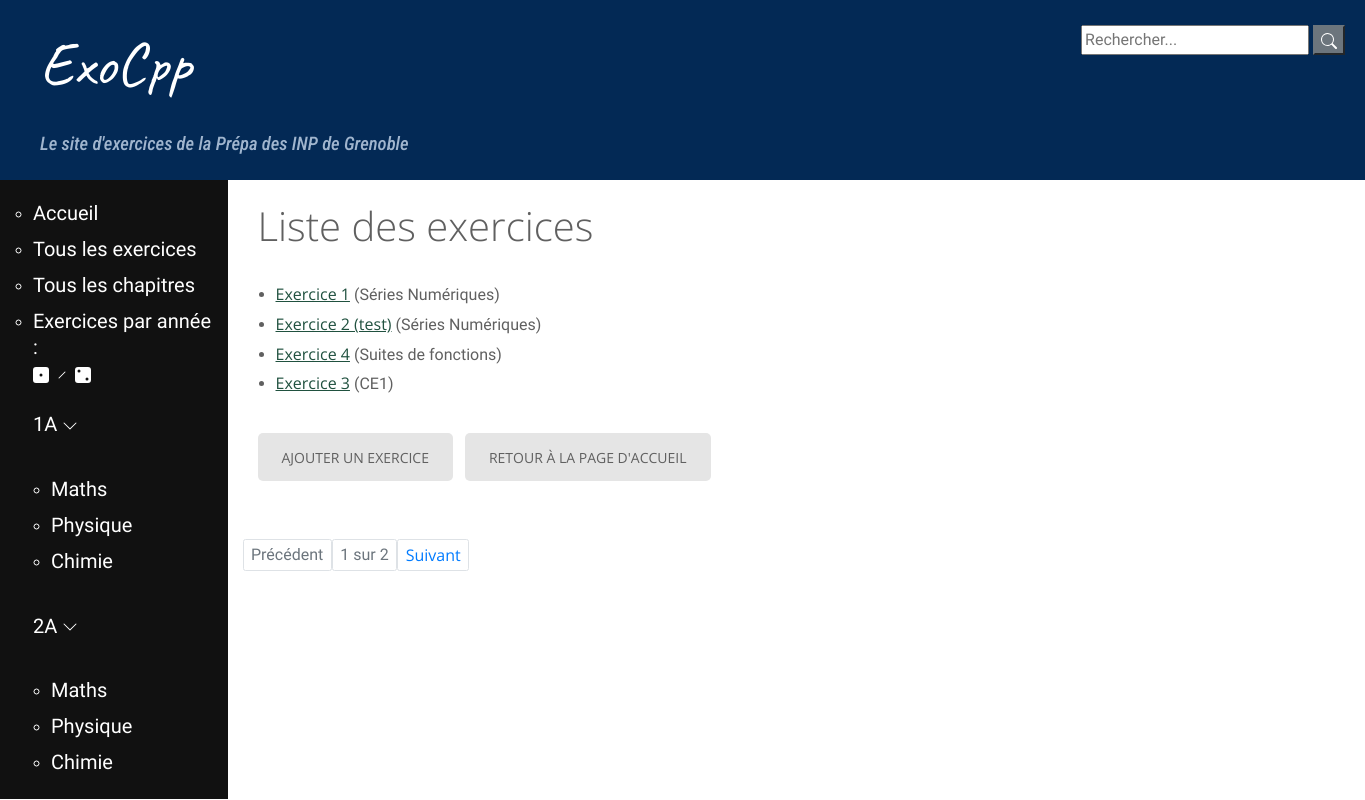
The page /exercices/ on the database its author committed.
### exo/models.py (models this page shows, shortened)
class Exercice(models.Model):
    nom = models.CharField(max_length=200, null=False)
    tags = TaggableManager()
    difficulte = models.IntegerField(null=True, choices = ((1, '*'), (2, '**'),
        (3, '***')))
    chapitre = models.ForeignKey(Chapitre, on_delete = models.CASCADE)
    def get_absolute_url(self):
        return reverse('exercice-details', args=[str(self.id)])

class Chapitre(models.Model):
    annee = models.CharField(max_length=2, choices = [('1A', 'Première année'),
        ('2A', 'Deuxième année')])
    matiere = models.CharField(max_length=40 , choices = MATIERES)
    nom = models.CharField(max_length=200, null=False)
    numero = models.IntegerField(null=True, help_text="Vous pouvez numéroter le chapitre/module \
        pour permettre un classement dans l'ordre du programme (recommandé, \
        la valeur par défaut est 1)", default=1)

### exo/views.py (the view)
# urls.py: path('exercices/', views.ExerciceListView.as_view(), name='exercices'),
class ExerciceListView(generic.ListView):
    model = Exercice
    paginate_by = 4

### exo/templates/exo/exercice_list.html
{% extends "base_generic.html" %}
{% load static %}
{% block content %}
  <h1>Liste des exercices</h1>
  {% if exercice_list %}
  <ul>
    {% for exercice in exercice_list %}
      <li>
        <a href="{{ exercice.get_absolute_url }}">{{ exercice.nom }}</a> ({{exercice.chapitre.nom }})
      </li>
    {% endfor %}
  </ul>
  {% else %}
    <p>Il n'y a pas d'exercices dans le catalogue.</p>
  {% endif %}
  	<a href="{% url 'new_ex' %}" class="btn btn-outline-success btn-sm">Ajouter un exercice</a>
  	<a href="{% url 'home' %}" class="btn btn-outline-secondary btn-sm">Retour à la page d'accueil</a>
{% endblock %}

### exo/static/css/styles.css (style rules this page uses)
html, body { height: 100% }

### exo/static/css/styles2.css (style rules this page uses)
html { -ms-text-size-adjust:100%;-webkit-text-size-adjust:100%;font-family:sans-serif }
body { margin:0 }
a { background-color:transparent }
h1 { font-size:2em;margin:0.67em 0 }
* { -webkit-box-sizing:border-box;box-sizing:border-box }
*:before,*:after { -webkit-box-sizing:border-box;box-sizing:border-box }
html { -webkit-tap-highlight-color:transparent;font-size:10px }
body { background-color:#fff;color:#333;font-family:"Helvetica Neue", Helvetica, Arial, sans-serif;font-size:14px;line-height:1.42857143 }
a { color:#337ab7;text-decoration:none }
html * { text-rendering:optimizeLegibility;-webkit-font-smoothing:antialiased;-moz-osx-font-smoothing:grayscale }
html { font-size:10px;-webkit-tap-highlight-color:transparent }
body { font-family:"Work Sans",Helvetica,Arial,sans-serif;font-size:16px;font-weight:normal;line-height:1.5;color:#606060;background-color:#fff;background-position:center;background-repeat:no-repeat;background-size:cover;overflow-x:hidden; overflow-y:auto }
a { color:#77cde3;text-decoration:underline;-webkit-transition:color 0.3s;transition:color 0.3s }
h1,h2,h3,h4,h5,h6,.h1,.h2,.product-info .product_title,.product-info .price,.h3,.h4,.h5,.h6 { line-height:1.3;color:#606060;margin-top:0 }
h1,.h1 { margin-bottom:28px }
h1,.h1 { font-size:40px;font-weight:300;font-style:normal;text-transform:none }
.text-success, ul,ol { line-height:1.8;padding-left:18px;margin-top:0;margin-bottom:24px }
.btn,.back-btn,.done-btn,.search-btn,.single-post article label+input[type="submit"],.single_add_to_cart_button,#place_order, .button { display:inline-block;height:48px;line-height:45px;font-size:14px;font-weight:normal;color:#606060;text-align:center;vertical-align:middle;text-decoration:none;text-transform:uppercase;border:2px solid transparent;border-radius:5px;-ms-touch-action:manipulation;touch-action:manipulation;cursor:pointer;background-image:none; white-space:nowrap;padding:0 22px;margin:10px 8px 10px 0;-webkit-transform:translateZ(0);transform:translateZ(0);-webkit-user-select:none;-moz-user-select:none;-ms-user-select:none;user-select:none;-webkit-transition:color 0.3s ease-out,background-color 0.3s ease-out;transition:color 0.3s ease-out,background-color 0.3s ease-out;background-color:#e5e5e5 }

### exo/templates/base_generic.html (style rules this page uses)
a, a:hover { color: #20513f; }
h1, h2, h3, h4, h5, h6, .h1, .h2, .product-info .product_title, .product-info .price, .h3, .h4, .h5, .h6 { font-family: 'Open Sans', Helvetica, Arial, sans-serif; }
a { font-family: 'Open Sans', Helvetica, Arial, sans-serif; }
.btn, .back-btn, .btn-primary, .add-to-cart em, .add-to-cart, .done-btn, .search-btn, .single-post article label+input[type="submit"], .single_add_to_cart_button,.button { font-family: 'Open Sans', Helvetica, Arial, sans-serif; }

### rows shown on the page
Exercice: nom "Exercice 1", chapitre.nom "Séries Numériques"
Exercice: nom "Exercice 2 (test)", chapitre.nom "Séries Numériques"
Exercice: nom "Exercice 4", chapitre.nom "Suites de fonctions"
Exercice: nom "Exercice 3", chapitre.nom "CE1"

### other values the page prints
{{ page_obj.number }} "1"
{{ page_obj.paginator.num_pages }} "2"
